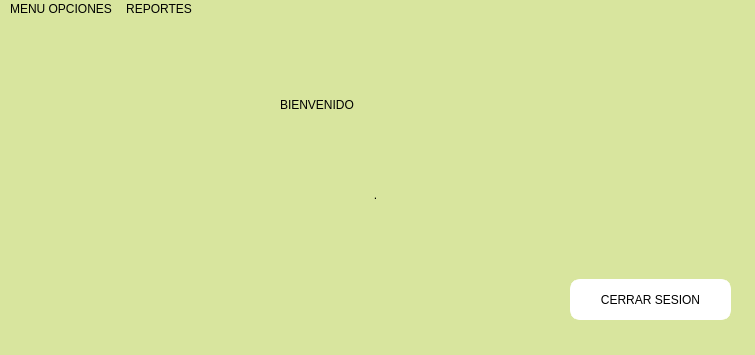
<?xml version="1.0" encoding="UTF-8"?>
<ui version="4.0">
 <class>UserInt</class>
 <widget class="QMainWindow" name="UserInt">
  <property name="geometry">
   <rect>
    <x>0</x>
    <y>0</y>
    <width>755</width>
    <height>355</height>
   </rect>
  </property>
  <property name="windowTitle">
   <string>MainWindow</string>
  </property>
  <property name="styleSheet">
   <string notr="true">background-color: rgb(216, 229, 158);</string>
  </property>
  <widget class="QWidget" name="centralwidget">
   <widget class="QLabel" name="label">
    <property name="geometry">
     <rect>
      <x>280</x>
      <y>70</y>
      <width>231</width>
      <height>31</height>
     </rect>
    </property>
    <property name="styleSheet">
     <string notr="true">font: 900 20pt &quot;Segoe UI Black&quot;;</string>
    </property>
    <property name="text">
     <string>BIENVENIDO</string>
    </property>
   </widget>
   <widget class="QLabel" name="lblNombreU">
    <property name="geometry">
     <rect>
      <x>50</x>
      <y>150</y>
      <width>651</width>
      <height>51</height>
     </rect>
    </property>
    <property name="layoutDirection">
     <enum>Qt::LayoutDirection::LeftToRight</enum>
    </property>
    <property name="autoFillBackground">
     <bool>false</bool>
    </property>
    <property name="styleSheet">
     <string notr="true">font: 900 18pt &quot;Segoe UI Black&quot;;</string>
    </property>
    <property name="text">
     <string>.</string>
    </property>
    <property name="alignment">
     <set>Qt::AlignmentFlag::AlignCenter</set>
    </property>
   </widget>
   <widget class="QPushButton" name="pushButton">
    <property name="geometry">
     <rect>
      <x>570</x>
      <y>260</y>
      <width>161</width>
      <height>41</height>
     </rect>
    </property>
    <property name="cursor">
     <cursorShape>PointingHandCursor</cursorShape>
    </property>
    <property name="styleSheet">
     <string notr="true">font: 900 10pt &quot;Segoe UI Black&quot;;
border: 5px solid white;
background-color: rgb(255, 255, 255);
border-radius: 10px;</string>
    </property>
    <property name="text">
     <string>CERRAR SESION</string>
    </property>
   </widget>
  </widget>
  <widget class="QMenuBar" name="menubar">
   <property name="geometry">
    <rect>
     <x>0</x>
     <y>0</y>
     <width>755</width>
     <height>26</height>
    </rect>
   </property>
   <widget class="QMenu" name="menuPERFIL">
    <property name="title">
     <string>MENU OPCIONES</string>
    </property>
    <addaction name="actionPERFIL"/>
    <addaction name="actionBUSCAR"/>
    <addaction name="actionPUBLICACIONES"/>
    <addaction name="actionSOLICITUDES"/>
    <addaction name="separator"/>
   </widget>
   <widget class="QMenu" name="menuREPORTES">
    <property name="title">
     <string>REPORTES</string>
    </property>
    <addaction name="actionGENERAR_REPORTES"/>
    <addaction name="separator"/>
   </widget>
   <addaction name="menuPERFIL"/>
   <addaction name="menuREPORTES"/>
  </widget>
  <widget class="QStatusBar" name="statusbar"/>
  <action name="actionPERFIL">
   <property name="text">
    <string>PERFIL</string>
   </property>
  </action>
  <action name="actionBUSCAR">
   <property name="text">
    <string>BUSCAR</string>
   </property>
  </action>
  <action name="actionPUBLICACIONES">
   <property name="text">
    <string>PUBLICACIONES</string>
   </property>
  </action>
  <action name="actionSOLICITUDES">
   <property name="text">
    <string>SOLICITUDES</string>
   </property>
  </action>
  <action name="actionGENERAR_REPORTES">
   <property name="text">
    <string>REPORTES</string>
   </property>
  </action>
 </widget>
 <resources/>
 <connections/>
</ui>
